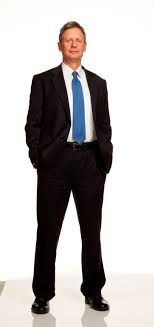
#> input picture Advanced Computer Vision/python 실습 파일/SVM/image_5.jpeg, 154 x 327 px
$ python face.py
#> lines starting #> are read from the running program, lines starting #| are printed output that depends on the picture; after the words box and inside, x2 and y2 are one past the last pixel; in counts of white or black regions, pixels touching at a corner belong together
'''
    2022.11.15. Seokju Lee @ EE7107
    Please download Haar Cascades from:
    https://github.com/opencv/opencv/tree/master/data/haarcascades

'''

import numpy as np
import cv2
import pdb

face_cascade = cv2.CascadeClassifier('haarcascade_frontalface_default.xml')
eye_cascade = cv2.CascadeClassifier('haarcascade_eye.xml')
smile_cascade = cv2.CascadeClassifier('haarcascade_smile.xml')
fullbody_cascade = cv2.CascadeClassifier('haarcascade_fullbody.xml')
upperbody_cascade = cv2.CascadeClassifier('haarcascade_upperbody.xml')
lowerbody_cascade = cv2.CascadeClassifier('haarcascade_lowerbody.xml')

# [4 lines of commented-out code are left out]
img = cv2.imread('image_5.jpeg')		# body
#> img is the input picture: shape (327, 154, 3); mean B, G, R 180, 181.4, 185.3
# img = cv2.imread('image_6.jpeg')		# body
# img = cv2.imread('image_7.png')		# body
# img = cv2.imread('images.png')		# body
gray = cv2.cvtColor(img, cv2.COLOR_BGR2GRAY)
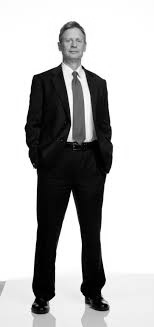
#> gray: shape (327, 154); min 0, max 255, mean 182.4

faces = face_cascade.detectMultiScale(gray, 1.3, 5) 		# faces : [(x, y, w, h), ... ]
#> faces = [[60, 30, 27, 27]]
for (x,y,w,h) in faces:
    img = cv2.rectangle(img,(x,y),(x+w,y+h),(255,0,0),2)
    roi_gray = gray[y:y+h, x:x+w]
    roi_color = img[y:y+h, x:x+w]
    eyes = eye_cascade.detectMultiScale(roi_gray)
    for (ex,ey,ew,eh) in eyes:
        cv2.rectangle(roi_color,(ex,ey),(ex+ew,ey+eh),(0,255,0),2)
    smiles = smile_cascade.detectMultiScale(roi_gray)
    for (sx,sy,sw,sh) in smiles:
        cv2.rectangle(roi_color,(sx,sy),(sx+sw,sy+sh),(0,0,255),2)
#> this loop made 1 pass
#> pass 1, `img = cv2.rectangle(img,(x,y),(x+w,y+h),(255,0,0),2)`:
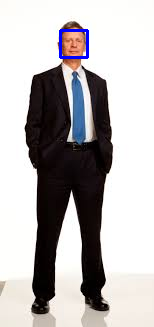
#> img: shape (327, 154, 3); 0.64% of pixels changed, all inside (x1, y1, x2, y2) = (59, 29, 89, 59)
#> pass 1, `roi_gray = gray[y:y+h, x:x+w]`:
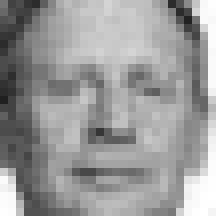
#> roi_gray: shape (27, 27) (shown 8 times larger); min 34, max 255, mean 153.2
#> pass 1, `roi_color = img[y:y+h, x:x+w]`:
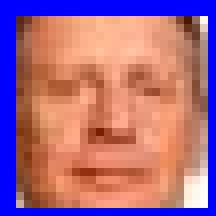
#> roi_color: shape (27, 27, 3) (shown 8 times larger); mean B, G, R 134.1, 105.4, 165.9

fullbody = fullbody_cascade.detectMultiScale(gray, 1.3, 5)
#> fullbody = ()
# pdb.set_trace()
for (sx,sy,sw,sh) in fullbody:
    img = cv2.rectangle(img,(sx,sy),(sx+sw,sy+sh),(255,0,153),2)
#> this loop made 0 passes
upperbody = upperbody_cascade.detectMultiScale(gray, 1.3, 5)
#> upperbody = ()
for (sx,sy,sw,sh) in upperbody:
    img = cv2.rectangle(img,(sx,sy),(sx+sw,sy+sh),(0,102,255),2)
lowerbody = lowerbody_cascade.detectMultiScale(gray, 1.3, 5)
#> lowerbody = ()
for (sx,sy,sw,sh) in lowerbody:
    img = cv2.rectangle(img,(sx,sy),(sx+sw,sy+sh),(102,51,255),2)

cv2.imshow('img', img)
cv2.waitKey(0)
cv2.destroyAllWindows()

pdb.set_trace()

'''
(Pdb) faces
array([[ 99, 118,  57,  57],
       [497,  89,  58,  58],
       [545, 171,  64,  64],
       [277,  44,  56,  56],
       [432, 242,  66,  66],
       [624, 110,  67,  67],
       [ 62,  25,  55,  55],
       [420,   7,  55,  55],
       [558,  26,  55,  55],
       [381,  66,  59,  59],
       [356, 165,  67,  67],
       [258, 222,  82,  82],
       [591, 284,  78,  78],
       [179, 118,  79,  79],
       [493, 362,  76,  76],
       [653, 416, 100, 100],
       [156, 436,  87,  87],
       [335, 418,  87,  87]], dtype=int32)

(Pdb) eyes
array([[16, 23, 22, 22],
       [44, 21, 24, 24]], dtype=int32)

(Pdb) roi_gray.shape
(87, 87)

(Pdb) roi_color.shape
(87, 87, 3)

'''

$ run again, with Advanced Computer Vision/python 실습 파일/SVM/image_1.jpg copied over Advanced Computer Vision/python 실습 파일/SVM/image_5.jpeg
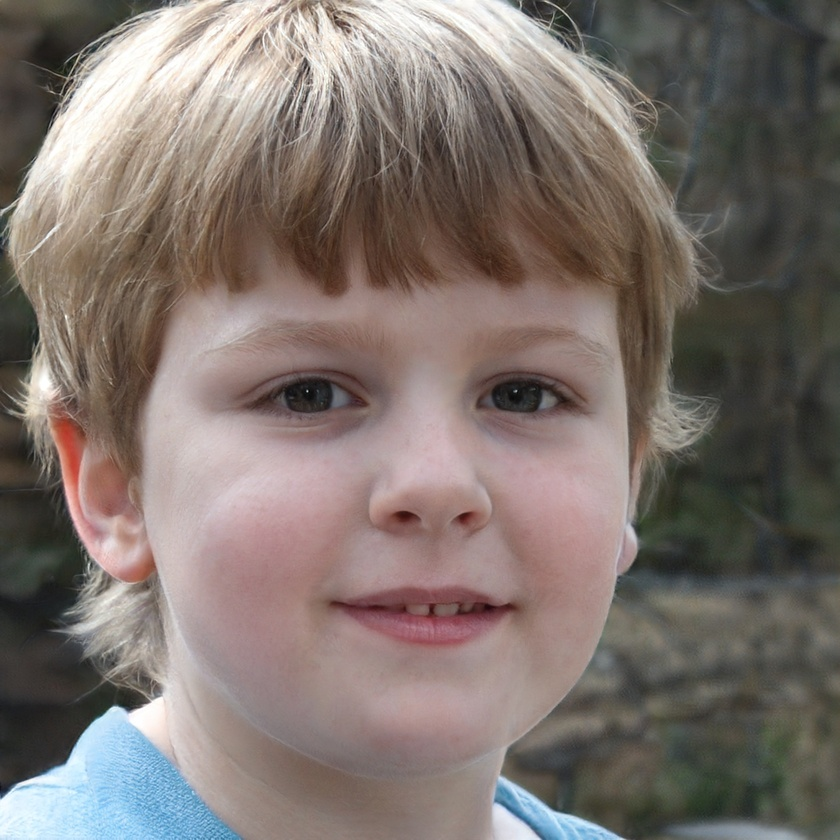
#> input picture Advanced Computer Vision/python 실습 파일/SVM/image_1.jpg, 840 x 840 px, shrunk from 1024 x 1024 before the run
#> img is the input picture: shape (840, 840, 3); mean B, G, R 109.6, 115.1, 126
#> faces = [[127, 164, 590, 590]]
#> the loop `for (x,y,w,h) in faces:` made 1 pass
#> after the loop `for (x,y,w,h) in faces:`:
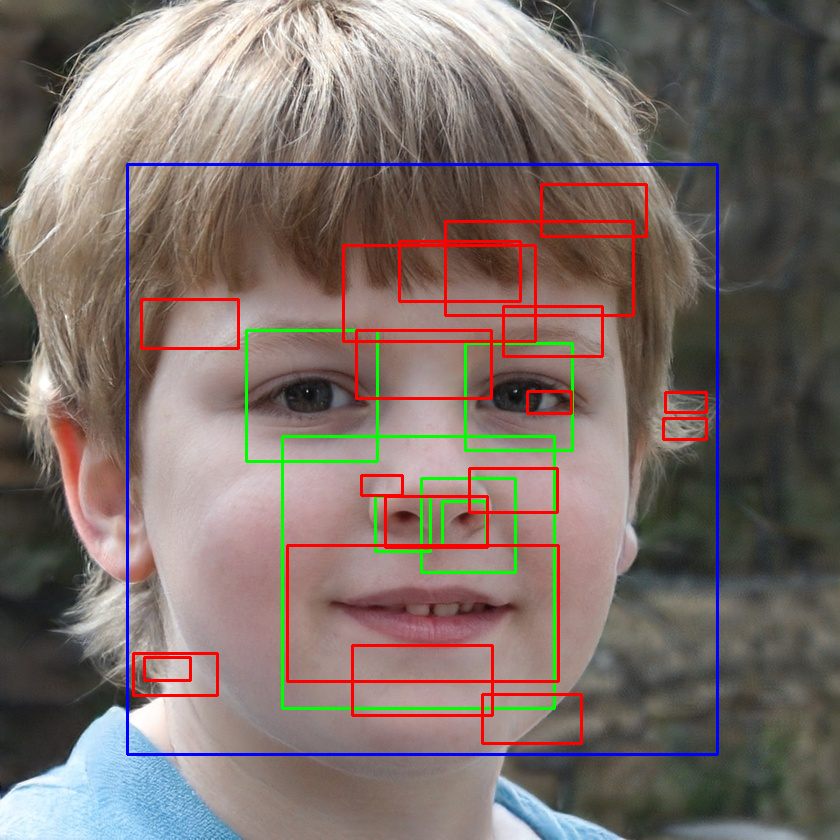
#> img: shape (840, 840, 3); mean B, G, R 107.1, 112.5, 125.9
#> after the loop `for (x,y,w,h) in faces:`:
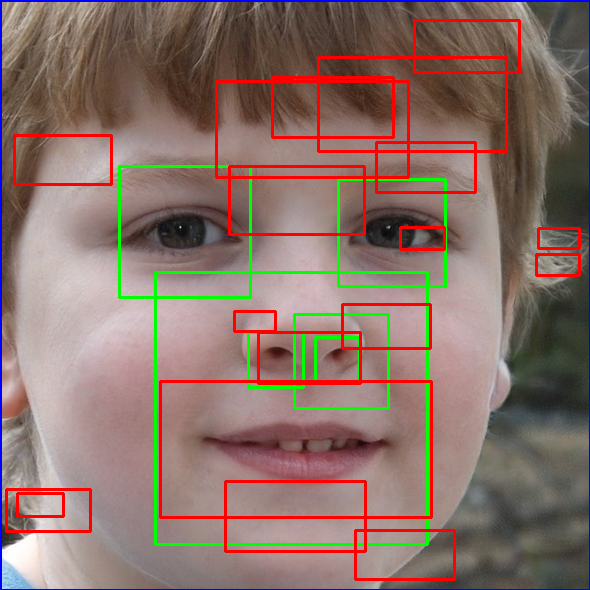
#> roi_color: shape (590, 590, 3); mean B, G, R 105.3, 113.5, 138.1
#> fullbody = ()

$ run again, with Advanced Computer Vision/python 실습 파일/SVM/image_2.jpg copied over Advanced Computer Vision/python 실습 파일/SVM/image_5.jpeg
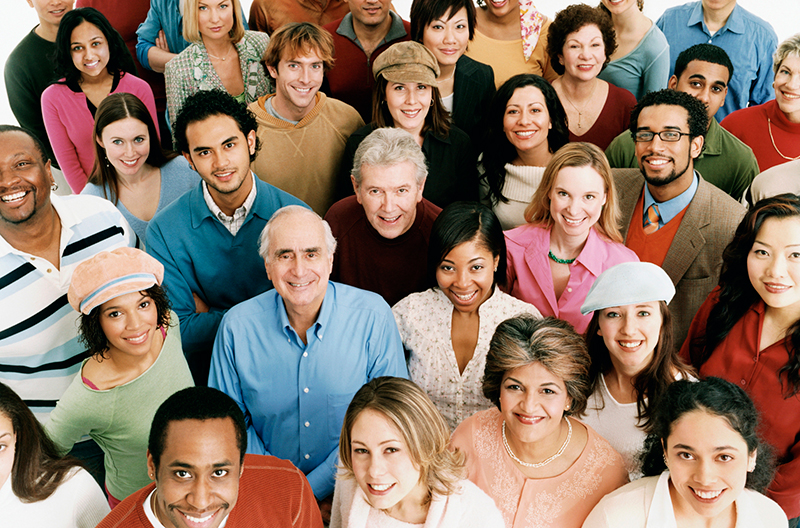
#> input picture Advanced Computer Vision/python 실습 파일/SVM/image_2.jpg, 800 x 528 px
#> img is the input picture: shape (528, 800, 3); mean B, G, R 105.1, 119.9, 141.2
#> `gray = cv2.cvtColor(img, cv2.COLOR_BGR2GRAY)`:
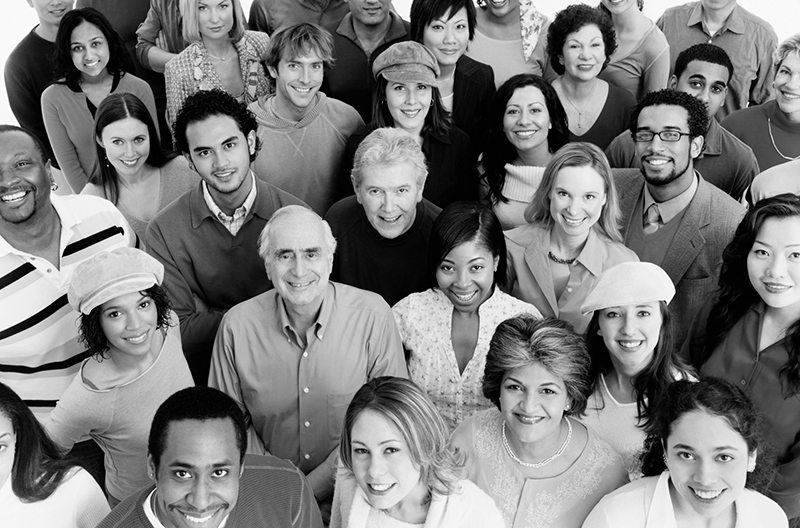
#> gray: shape (528, 800); min 0, max 255, mean 124.6
#> faces = 18 rows, first 6: [62, 25, 55, 55], [558, 26, 55, 55], [277, 44, 56, 56], [497, 89, 58, 58], [99, 118, 57, 57], [420, 7, 55, 55]
#> the loop `for (x,y,w,h) in faces:` made 18 passes
#> (x, y, w, h, eyes, smiles) on passes 3, 5, 10, 11: (277, 44, 56, 56, [[4, 8, 23, 23]], [[7, 34, 38, 19]]), (99, 118, 57, 57, [[7, 13, 21, 21]], [[14, 34, 38, 19]]), (545, 171, 64, 64, [[7, 12, 22, 22], [32, 14, 22, 22]], [[13, 16, 40, 20], [11, 38, 39, 20]]), (432, 242, 66, 66, [[33, 14, 22, 22], [5, 15, 23, 23]], [[13, 41, 41, 20]])
#> after the loop `for (x,y,w,h) in faces:`:
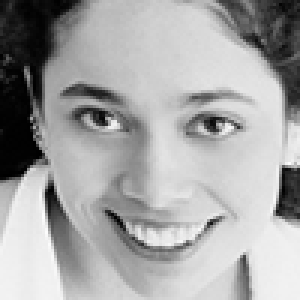
#> roi_gray: shape (100, 100) (shown 3 times larger); min 0, max 254, mean 165.4
#> fullbody = ()

$ run again, with Advanced Computer Vision/python 실습 파일/SVM/image_3.jpg copied over Advanced Computer Vision/python 실습 파일/SVM/image_5.jpeg
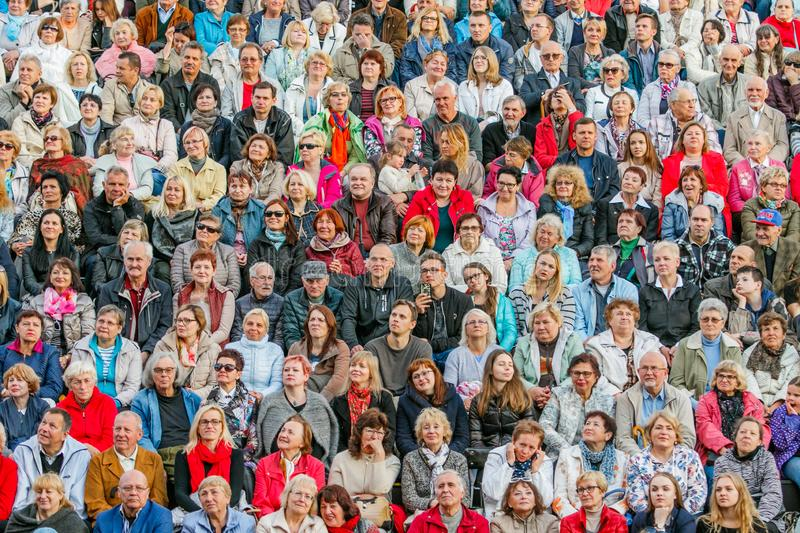
#> input picture Advanced Computer Vision/python 실습 파일/SVM/image_3.jpg, 800 x 533 px
#> img is the input picture: shape (533, 800, 3); mean B, G, R 116.3, 120.8, 141
#> `gray = cv2.cvtColor(img, cv2.COLOR_BGR2GRAY)`:
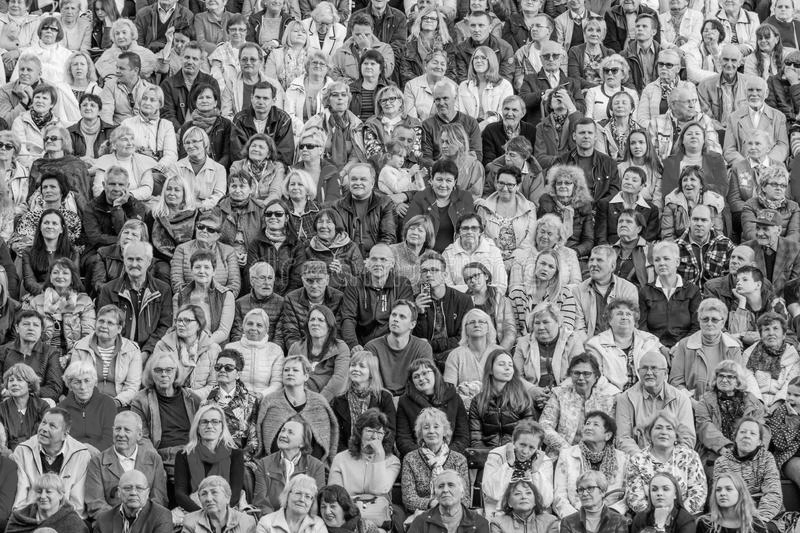
#> gray: shape (533, 800); min 0, max 255, mean 126.3
#> faces = [[248, 88, 28, 28], [430, 170, 27, 27], [37, 213, 26, 26], [456, 218, 28, 28], [364, 248, 29, 29], [252, 267, 28, 28], [304, 310, 25, 25], [18, 314, 27, 27], [636, 358, 26, 26], [733, 421, 28, 28], [645, 476, 33, 33], [708, 477, 30, 30]]
#> the loop `for (x,y,w,h) in faces:` made 12 passes
#> after the loop `for (x,y,w,h) in faces:`:
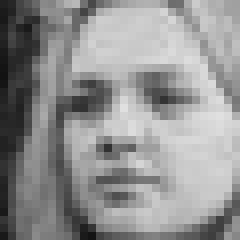
#> roi_gray: shape (30, 30) (shown 8 times larger); min 18, max 224, mean 145.5
#> fullbody = ()
